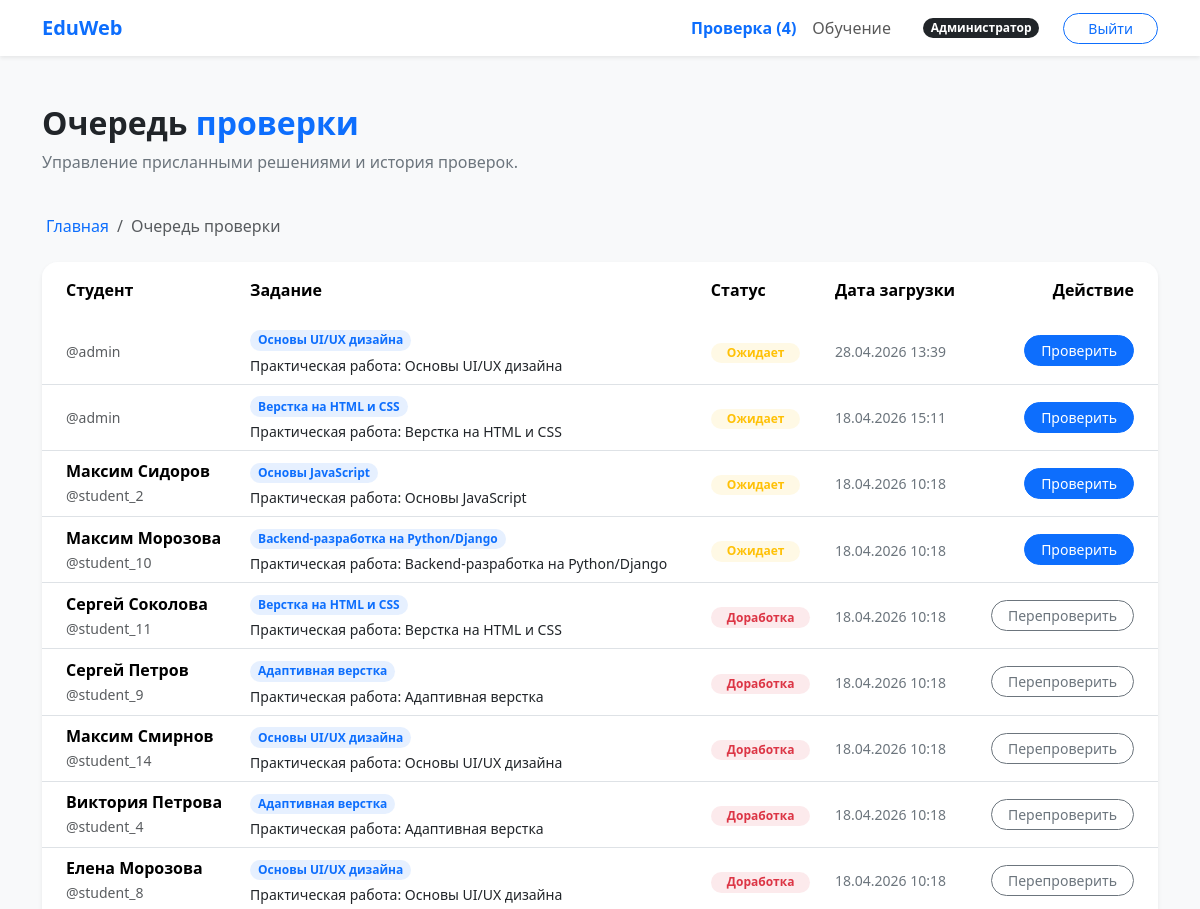
The app's page /solutions/teacher/submissions/ (signed in, upper part), older data.
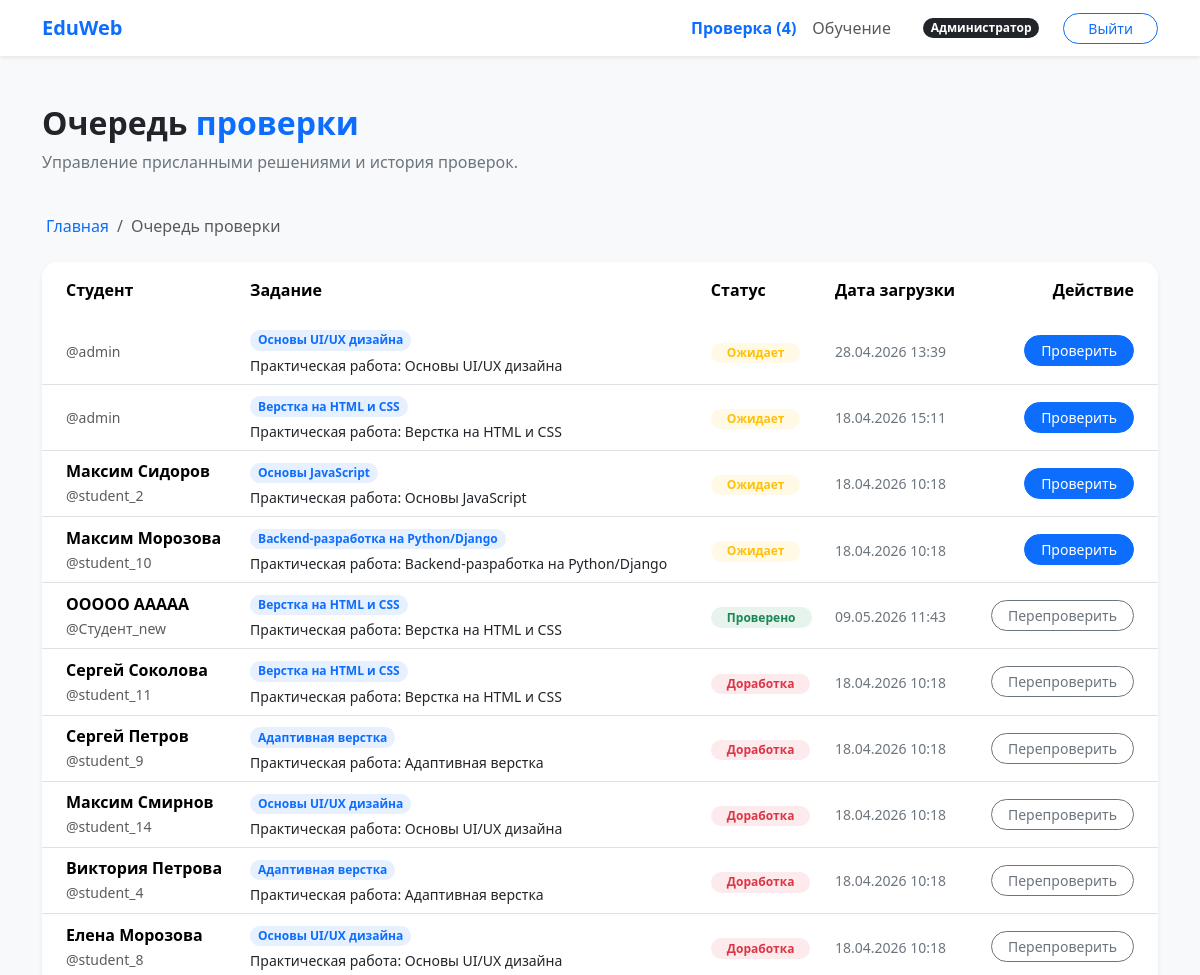
The same page, newer data.
### solutions/models.py (models this page shows, shortened)
class Submission(BaseModel):
    class Status(models.TextChoices):
        PENDING = "pending", "Ожидает проверки"
        REVIEWING = "reviewing", "На проверке"
        COMPLETED = "completed", "Проверено"
        REVISION = "revision", "Нужна доработка"
    task = models.ForeignKey(
        Task,
        on_delete=models.CASCADE,
        related_name="submissions",
        verbose_name="Задание",
    )
    student = models.ForeignKey(
        settings.AUTH_USER_MODEL,
        on_delete=models.CASCADE,
        related_name="submissions",
        verbose_name="Студент",
    )
    file = models.FileField(
        upload_to="submissions/%Y/%m/", verbose_name="Файл с решением"
    )
    status = models.CharField(
        max_length=20,
        choices=Status.choices,
        default=Status.PENDING,
        verbose_name="Статус проверки",
    )
    class Meta:
        verbose_name = "Отправленная работа"
        verbose_name_plural = "Отправленные работы"
        ordering = ["-created_at"]

### users/models.py (models this page shows, shortened)
class User(AbstractUser, BaseModel):
    class Role(models.TextChoices):
        STUDENT = "student", "Студент"
        TEACHER = "teacher", "Преподаватель"
    middle_name = models.CharField(max_length=150, blank=True, verbose_name="Отчество")
    role = models.CharField(
        max_length=10, choices=Role.choices, default=Role.STUDENT, verbose_name="Роль"
    )
    teacher = models.ForeignKey(
        "self",
        on_delete=models.SET_NULL,
        null=True,
        blank=True,
        limit_choices_to={"role": "teacher"},
        related_name="students",
        verbose_name="Закрепленный преподаватель",
    )
    class Meta:
        verbose_name = "Пользователь"
        verbose_name_plural = "Пользователи"
        ordering = ["last_name", "first_name"]

### curriculum/models.py (models this page shows, shortened)
class Task(BaseModel):
    module = models.ForeignKey(
        Module, on_delete=models.CASCADE, related_name="tasks", verbose_name="Модуль"
    )
    title = models.CharField(max_length=255, verbose_name="Название задания")
    description = models.TextField(verbose_name="Техническое задание")
    deadline = models.DateField(verbose_name="Крайний срок сдачи")
    max_score = models.PositiveIntegerField(
        default=100, verbose_name="Максимальный балл"
    )
    class Meta:
        verbose_name = "Задание"
        verbose_name_plural = "Задания"
        ordering = ["deadline"]

class Module(BaseModel):
    title = models.CharField(max_length=255, verbose_name="Название модуля")
    description = models.TextField(verbose_name="Описание модуля")
    order = models.PositiveIntegerField(default=0, verbose_name="Порядок отображения")
    class Meta:
        verbose_name = "Учебный модуль"
        verbose_name_plural = "Учебные модули"
        ordering = ["order"]

### solutions/views.py (the view)
class TeacherSubmissionListView(TeacherRequiredMixin, ListView):
    model = Submission
    template_name = "solutions/teacher_submissions.html"
    context_object_name = "submissions"
    def get_queryset(self):
        queryset = Submission.objects.select_related("student", "task", "task__module")
        if not self.request.user.is_superuser:
            queryset = queryset.filter(student__teacher=self.request.user)
        return queryset.annotate(
            status_priority=Case(
                When(status=Submission.Status.PENDING, then=Value(0)),
                default=Value(1),
                output_field=IntegerField(),
            )
        ).order_by("status_priority", "-created_at")
    def get_context_data(self, **kwargs):
        context = super().get_context_data(**kwargs)
        visible_submissions = self.get_queryset()
        context["pending_count"] = visible_submissions.filter(
            status=Submission.Status.PENDING
        ).count()
        return context

### curriculum/views.py (called while the page is built)
    def test_func(self) -> bool:
        return self.request.user.is_authenticated and (
            self.request.user.role == User.Role.TEACHER or self.request.user.is_staff
        )

### templates/solutions/teacher_submissions.html (shortened to what this page needs)
{% extends 'base.html' %}
{% block content %}
<div class="row mb-4">
    <div class="col-12">
        <h2 class="fw-bold">Очередь <span class="text-accent">проверки</span></h2>
        <p class="text-secondary">Управление присланными решениями и история проверок.</p>
    </div>
</div>
<nav aria-label="breadcrumb" class="mb-4">
    <ol class="breadcrumb">
        <li class="breadcrumb-item">
            <a href="{% url 'core:index' %}" class="text-decoration-none">
                Главная
            </a>
        </li>
        <li class="breadcrumb-item active">Очередь проверки</li>
    </ol>
</nav>
<div class="card border-0 shadow-sm rounded-4 overflow-hidden">
    <div class="table-responsive">
        <table class="table table-hover align-middle mb-0">
            <thead class="bg-light">
                <tr>
                    <th class="ps-4 py-3 border-0">Студент</th>
                    <th class="py-3 border-0">Задание</th>
                    <th class="py-3 border-0">Статус</th>
                    <th class="py-3 border-0">Дата загрузки</th>
                    <th class="pe-4 py-3 border-0 text-end">Действие</th>
                </tr>
            </thead>
            <tbody>
                {% for submission in submissions %}
                <tr {% if submission.status != 'pending' %}class="bg-light bg-opacity-50"{% endif %}>
                    <td class="ps-4">
                        <div class="fw-bold">{{ submission.student.get_full_name }}</div>
                        <small class="text-muted">@{{ submission.student.username }}</small>
                    </td>
                    <td>
                        <span class="badge bg-primary bg-opacity-10 text-accent rounded-pill px-2 small">
                            {{ submission.task.module.title }}
                        </span>
                        <div class="small mt-1 text-dark">{{ submission.task.title }}</div>
                    </td>
                    <td>
                        {% if submission.status == 'pending' %}
                            <span class="badge bg-warning bg-opacity-10 text-warning rounded-pill px-3">Ожидает</span>
                        {% elif submission.status == 'completed' %}
                            <span class="badge bg-success bg-opacity-10 text-success rounded-pill px-3">Проверено</span>
                        {% elif submission.status == 'revision' %}
                            <span class="badge bg-danger bg-opacity-10 text-danger rounded-pill px-3">Доработка</span>
                        {% endif %}
                    </td>
                    <td><span class="text-secondary small">{{ submission.created_at|date:"d.m.Y H:i" }}</span></td>
                    <td class="pe-4 text-end">
                        <a href="{% url 'solutions:review_create' submission.id %}"
                           class="btn {% if submission.status == 'pending' %}btn-primary{% else %}btn-outline-secondary{% endif %} btn-sm btn-rounded px-3">
                            {% if submission.status == 'pending' %}Проверить{% else %}Перепроверить{% endif %}
                        </a>
                    </td>
                </tr>
                {% empty %}
                <tr>
                    <td colspan="5" class="text-center py-5 text-secondary">Нет работ для отображения.</td>
                </tr>
                {% endfor %}
            </tbody>
        </table>
    </div>
</div>
{% endblock %}

Row changes from the older to the newer data that the page shows:
added Submission: student.get_full_name "ООООО ААААА", student.username "Студент_new", task.module "Верстка на HTML и CSS", task "Практическая работа: Верстка на HTML и CSS", status "Проверено", created_at "09.05.2026 11:43"
